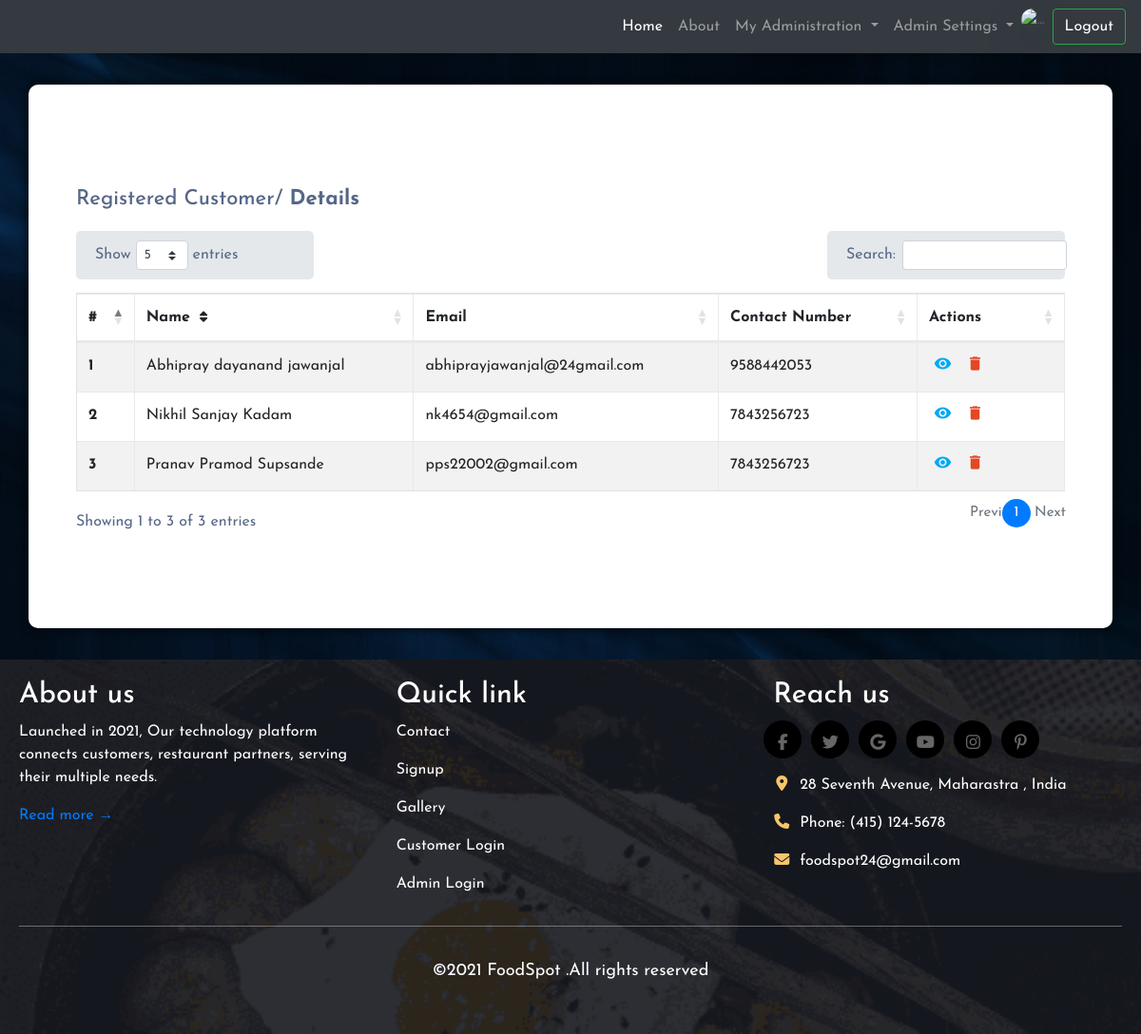
The app's page /mainfiles/login/usersdetails.php (signed in) with its own data.
### tables this page shows
CREATE TABLE `registration` (
  `id` int(255) NOT NULL,
  `name` varchar(255) NOT NULL,
  `email` varchar(255) NOT NULL,
  `Contact` varchar(255) NOT NULL,
  `password` varchar(255) NOT NULL,
  `cpassword` varchar(255) NOT NULL
);

### mainfiles/login/usersdetails.php (the view, shortened to what this page needs)
<!DOCTYPE html>
<html lang="en">
<head>
<link rel="stylesheet" href="https://maxcdn.bootstrapcdn.com/bootstrap/4.5.2/css/bootstrap.min.css">
<link rel="stylesheet" href="/abhipray/style/userdetail.css">
<link rel="stylesheet" href="https://cdn.datatables.net/1.10.25/css/dataTables.bootstrap4.min.css">
</head>
<body>
    <nav class="navbar navbar-expand-lg navbar-dark bg-dark">
        <div class="collapse navbar-collapse" id="navbarSupportedContent">
            <ul class="navbar-nav ml-auto">
                <li class="nav-item active">
                    <a class="nav-link" href="../admindashboard.php">Home <span class="sr-only">(current)</span></a>
                </li>
                <li class="nav-item">
                    <a class="nav-link" href="../about.php"target="blank">About</a>
                </li>
                <li class="nav-item dropdown">
                    <a class="nav-link dropdown-toggle" href="#" id="navbarDropdown" role="button" data-toggle="dropdown" aria-haspopup="true" aria-expanded="false">
                        My Administration
                    </a>
                </li>
                <li class="nav-item dropdown">
                    <a class="nav-link dropdown-toggle" href="#" id="navbarDropdown" role="button" data-toggle="dropdown" aria-haspopup="true" aria-expanded="false">
                        Admin Settings
                    </a>
                </li>
                <li  class="nav-item mr-2">
                    <?php
                  if (isset($_SESSION['username'])) {
                    ?>
                     <span type="boolean" class="py-3" name="profile" data-toggle="tooltip" data-placement="auto" title="FoodSpot Admin Account : <?php echo $_SESSION['username'];?>">
                    <span class="w-10 h-10 rounded-full w-1/12">
            <img alt="..." class="w-full rounded-full align-middle border-500 shadow-lg user" src="../../images/profile6.png" style="height: 40px;width:40px">
          </span> </span>
          <?php
                    }
                    ?>
                    </li>
            </ul>
            <form class="form-inline my-3 my-lg-0">
                <button class="btn btn-outline-success my-2 my-sm-0" type="submit" ><a href="logout.php" style="color: white;text-decoration: none;"> Logout</a></button>
            </form>
        </div>
    </nav>
    <div class="container">
        <div class="table-responsive">
            <div class="table-wrapper">
                <div class="table-title">
                    <div class="row">
                        <div class="col-sm-8"><h2>Registered Customer/<b> Details</b></h2></div>
                    </div>
                </div>
                <table id= "mytable" class="table table-striped table-hover table-bordered">
                    <thead>
                        <tr>
                            <th>#</th>
                            <th>Name <i class="fa fa-sort"></i></th>
                            <th>Email</th>
                            <th>Contact Number</th>
                            <th>Actions</th>
                        </tr>
                    </thead>
                    <tbody>
                    <?php
                     include '../foodspot_connection.php';
                    $selectquery="select * from registration ";
                           $no=1;
                   $query=mysqli_query($con,$selectquery);
                   while($res=mysqli_fetch_array($query)){
                       ?>
                   <tr>
                   <th><?php echo $no; ?></th>
                   <td><?php echo $res['name']; ?></td>
                   <td><?php echo $res['email']; ?></td>
                   <td><?php echo $res['Contact']; ?></td>
                   <td>
                       <a href="#" class="view" title="View" data-toggle="tooltip"><i class="material-icons">&#xE417;</i></a>
                       <a href="../query/delete2.php?idth=<?php echo $res['id'];?>" class="delete" title="Delete" data-toggle="tooltip"><i class="material-icons" >&#xE872;</i></a>
                   </td>
               </tr>
               <?php
               $no++;
                      }
                     ?>
                    </tbody>
                </table>
            </div>
        </div>
    </div>
    <footer>
        <section class=" footer ">
            <div>
                <div class="row">
                    <div class="col-md-4 col-sm-12">
                        <h1 style="  font-size: 30px;">About us</h1>
                        <p>Launched in 2021, Our technology platform connects customers, restaurant partners, serving their multiple needs. </p>
                        <a href="../about.php" target="blank">Read more &rarr;</a>
                    </div>
                    <div class="col-md-4  col-sm-6">
                        <h1 style=" font-size: 30px;">Quick link</h1>
                        <div class=" clearfix">
                            <a href="../contact.php" style="color: white;" target="blank">
                                <p class="footer-blog-text">Contact</p>
                            </a>
                        </div>
                        <div class=" clearfix">
                            <a href="../login/signup.php" style="color: white;" target="blank">
                                <p class="footer-blog-text">Signup</p>
                            </a>
                        </div>
                        <div class=" clearfix">
                            <a href="../about.php" style="color: white;" target="blank">
                                <p class="footer-blog-text">Gallery</p>
                            </a>
                        </div>
                        <div class="clearfix last">
                            <a href="../login/customerlogin.php" style="color: white;" target="blank">
                                <p class="footer-blog-text">Customer Login</p>
                            </a>
                        </div>
                        <div class="clearfix last">
                            <a href="../login/adminlogin.php" style="color: white;" target="blank">
                                <p class="footer-blog-text">Admin Login</p>
                            </a>
                        </div>
                    </div>
                    <div class="col-md-4  col-sm-6">
                        <h1 style="  font-size: 30px;">Reach us</h1>
                        <div class="footer-social-icons">
                            <ul>
                                <li>
                                    <a href="https://www.facebook.com">
                                        <i class="fab fa-facebook-f"></i>
                                    </a>
                                </li>
                                <li>
                                    <a href="https://www.twitter.com">
                                        <i class="fab fa-twitter"></i>
                                    </a>
                                </li>
                                <li>
                                    <a href="https://plus.google.com">
                                        <i class="fab fa-google"></i>
                                    </a>
                                </li>
                                <li>
                                    <a href="https://www.youtube.com">
                                        <i class="fab fa-youtube"></i>
                                    </a>
                                </li>
                                <li>
                                    <a href="https://www.instagram.com">
                                        <i class="fab fa-instagram"></i>
                                    </a>
                                </li>
                                <li>
                                    <a href="https://www.pinterest.com">
                                        <i class="fab fa-pinterest-p"></i>
                                    </a>
                                </li>
                            </ul>
                        </div>
                        <div class="footer-address">
                        <p><i class="fa fa-map-marker"></i>28 Seventh Avenue, Maharastra , India</p>
                            <p><i class="fa fa-phone"></i>Phone: (415) 124-5678</p>
                            <p><i class="fa fa-envelope"></i>foodspot24@gmail.com</p>
                        </div>
                    </div>
                </div>
            </div>
            <hr>
            <div class="bottom" style="font-size: 18px;">
                <p style="color: white; padding: 17px 0;" align="center">
                    &copy;2021 FoodSpot .All rights reserved</p>
            </div>
        </section>
    </footer>
</body>
</html>

### style/userdetail.css (style rules this page uses)
* { margin: 0; padding: 0; box-sizing: border-box; font-family: 'Josefin Sans', sans-serif; }
body { color: #566787; background: #f5f5f5; font-family: 'Roboto', sans-serif; }
.table-responsive { margin: 30px 0; }
.table-wrapper { min-width: 1000px; background: #fff; padding: 20px; box-shadow: 0 1px 1px rgba(0, 0, 0, .05); }
.table-title { padding-bottom: 10px; margin: 0 0 10px; }
.table-title h2 { margin: 8px 0 0; font-size: 22px; }
table.table tr th, table.table tr td { border-color: #e9e9e9; }
table.table-striped tbody tr:nth-of-type(odd) { background-color: #fcfcfc; }
table.table th i { font-size: 13px; margin: 0 5px; cursor: pointer; }
table.table td:last-child { width: 130px; }
table.table td a { color: #a0a5b1; display: inline-block; margin: 0 5px; }
table.table td a.view { color: #03A9F4; }
table.table td a.delete { color: #E34724; }
table.table td i { font-size: 19px; }
body { background-color: black; }
.container { width: auto; height: auto; padding: 50px 30px; background-color: #fff; border-radius: 10px; box-shadow: 0 0 10px black; position: relative; }
.footer { background-color: black; background-image: url('bg6.png'); color: white; padding: 20px; }
.footer hr { border-top-color: #bbb; opacity: 0.5; }
hr { border-top-color: white; opacity: 0; }
h1 { color: rgb(255, 255, 255); }
.footer-address .fa { margin-right: 10px; color: #f9c56a; width: 18px; text-align: center; }
.footer-social-icons ul { list-style: none; display: flex; margin-left: -15px; }
.footer-social-icons a { text-align: center; align-items: center; display: flex; }
.footer-social-icons ul li a { position: relative; display: inline-block; color: #666; font-size: 17px; align-items: center; height: 40px; width: 40px; background: black; line-height: 50px; border-radius: 50px; margin: 0 5px; cursor: pointer; transition: .5s; }
.footer-social-icons ul li a:before { position: absolute; content: ''; top: 0; left: 0; height: 100%; width: 100%; border-radius: 50%; transform: scale(0.9); transition: .5s; }
.footer-social-icons ul li:nth-child(1):before { background: #4267B2; }
.footer-social-icons ul li:nth-child(2):before { background: #1DA1F2; }
.footer-social-icons ul li:nth-child(3):before { background: #4267B2; }
.footer-social-icons ul li:nth-child(4):before { background: #FF0000; }
.footer-social-icons ul li:nth-child(5):before { background: #db4a39; }
.footer-social-icons ul li:nth-child(5):before { background: #BD081C; }

### mainfiles/login/usersdetails.php (style rules this page uses)
body { background-image: url('/abhipray/images/bg901.jpg'); background-size: 100% 100%; background-repeat: no-repeat; }
.footer { background-color: black; background-image: url('/abhipray/images/bg6.png'); background-repeat: no-repeat; background-size: cover; color: white; padding: 20px; }
a { text-decoration: none !important }
.w-full { width: 100%; }
.align-middle { vertical-align: middle; }
.shadow-lg { box-shadow: 0 10px 15px -3px rgb(0 0 0 / 10%), 0 4px 6px -2px rgb(0 0 0 / 5%); }
.rounded-full { border-radius: 9999px; }
.user { border-color: white; border-width: 5px; }

### records on screen
registration: name "Abhipray dayanand jawanjal", email "abhiprayjawanjal@24gmail.com", Contact "9588442053"
registration: name "Nikhil Sanjay Kadam", email "nk4654@gmail.com", Contact "7843256723"
registration: name "Pranav Pramod Supsande", email "pps22002@gmail.com", Contact "7843256723"
